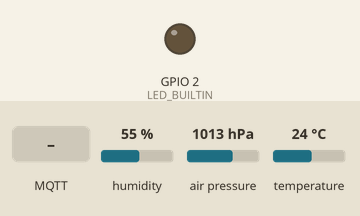
Bench run of a program on a simulated ESP32. On the bench: output pins drawn as LEDs (lit = HIGH). The test bench sets the inputs (shaded band); at power-on: humidity 55 %, air pressure 1013 hPa, temperature 24 °C. WiFi joins after 1.5 s; servers stay silent unless stated; no MQTT or app messages arrive unless stated; what the program prints to the serial monitor is not drawn.

Above: at 2.7 s.
2.8 s: MQTT message "on" arrives on the first subscribed topic
At 4.0 s:
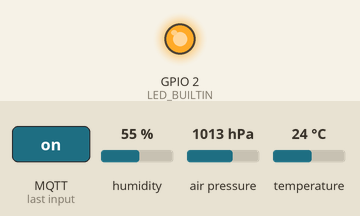
5.8 s: MQTT message "off" arrives on the first subscribed topic
At 6.3 s:
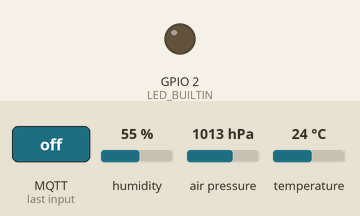
Timing chart, 0 to 8.8 s (numbered marks = the images above; inputs shaded):
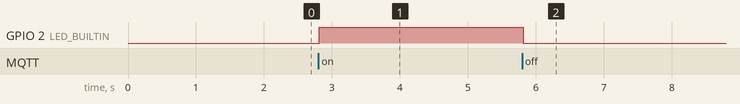

Measured:
- after the input at 2.8 s, GPIO 2 (LED_BUILTIN): LOW → HIGH at once
- after the input at 5.8 s, GPIO 2 (LED_BUILTIN): HIGH → LOW at once

The program:

main.cpp
```cpp
#include <Arduino.h>
#include <WiFi.h>
#include <Wire.h>
#include <PubSubClient.h>
#include <Adafruit_BME280.h>
#include <Adafruit_Sensor.h>

#include "mqtt.h"

const char* ssid = "UPC0720490";
const char* password = "x74dbsjnrtnT";
const char* mqtt_server = "192.168.0.221";
//IPAddress mqttServer(192,168,0,221);

int LED_BUILTIN = 2;

//WiFiClient espClient;
//PubSubClient client(espClient);

Adafruit_BME280 bme;
#define SEALEVELPRESSURE_HPA (1013.25)

hw_timer_t *timer = NULL;
portMUX_TYPE timerMux = portMUX_INITIALIZER_UNLOCKED;

mqtt mqqtConn;

volatile uint8_t newMesaureTrigger;

void IRAM_ATTR onTimer() {
  newMesaureTrigger = 1;
  Serial.print("hi \n");
}
/*
void callback(char* topic, byte* message, unsigned int length) {
  Serial.print("Message arrived on topic: ");
  Serial.print(topic);
  Serial.print(". Message: ");
  String messageTemp;

  for (int i = 0; i < length; i++) {
    Serial.print((char)message[i]);
    messageTemp += (char)message[i];
  }
  Serial.println();

  if (String(topic) == "esp32/output") {
    Serial.print("Changing output to ");
    if(messageTemp == "on"){
      Serial.println("on");
      digitalWrite(LED_BUILTIN, HIGH);
    }
    else if(messageTemp == "off"){
      Serial.println("off");
      digitalWrite(LED_BUILTIN, LOW);
    }
  }

}

void reconnect() {
  // Loop until we're reconnected
  while (!client.connected()) {
    Serial.print("Attempting MQTT connection...");
    // Attempt to connect
    if (client.connect("ESP8266Client")) {
      Serial.println("connected");
      // Subscribe
      client.subscribe("esp32/output");
    } else {
      Serial.print("failed, rc=");
      Serial.print(client.state());
      Serial.println(" try again in 5 seconds");
      // Wait 5 seconds before retrying
      delay(5000);
    }
  }
}

void printValues() {
  Serial.print("Temperature = ");
  float readTemp = bme.readTemperature();
  Serial.print(readTemp);
  Serial.println(" *C");

  char sendMsg[10] = {0};
  snprintf(sendMsg, sizeof(sendMsg), "%f", readTemp);
  client.publish("esp32/temperature", sendMsg);

  Serial.print("Pressure = ");
  float readPressure = bme.readPressure() / 100.0F;
  Serial.print(readPressure);
  Serial.println(" hPa");

  memset(sendMsg, 0, sizeof(sendMsg));
  snprintf(sendMsg, sizeof(sendMsg), "%f", readPressure);
  client.publish("esp32/pressure", sendMsg);

  Serial.print("Approx. Altitude = ");
  Serial.print(bme.readAltitude(SEALEVELPRESSURE_HPA));
  Serial.println(" m");

  Serial.print("Humidity = ");
  float readHumidity = bme.readHumidity();
  Serial.print(readHumidity);
  Serial.println(" %");


  memset(sendMsg, 0, sizeof(sendMsg));
  snprintf(sendMsg, sizeof(sendMsg), "%f", readHumidity);
  client.publish("esp32/humidity", sendMsg);

  Serial.println();
}
*/
void setup() {
  pinMode (LED_BUILTIN, OUTPUT);
  Serial.begin(9600);
  Serial.println();

  WiFi.mode(WIFI_STA);
  WiFi.begin(ssid, password);
  Serial.print("Connecting");
  while(WiFi.status() != WL_CONNECTED){
    delay(500);
    Serial.print(".");
  }

  Serial.println();
  Serial.print("Connected ");
  Serial.println(WiFi.localIP());

  //client.setServer(mqttServer, 1884);
  //client.setCallback(callback);

  if(!bme.begin(0x76)){
    Serial.print("couldn't connect with bme sensor");
    while (1);
  }else
    Serial.print("Connected with BME 280 ");

  timer = timerBegin(0, 80, true);
  timerAttachInterrupt(timer, &onTimer, true);
  timerAlarmWrite(timer, 5000000, true);
  timerAlarmEnable(timer);
  newMesaureTrigger = 0;
}

void loop() {
    if (!mqqtConn.isConnected()) {
      mqqtConn.reconnect();
    //reconnect();
  }
  //client.loop();
  mqqtConn.loop();

  if(newMesaureTrigger){
    newMesaureTrigger = 0;
    float readTemp = bme.readTemperature();
    float readPressure = bme.readPressure() / 100.0F;
    float readHumidity = bme.readHumidity();
    mqqtConn.publishBME280stat(readTemp, readPressure, readHumidity);
    //printValues();
  }
}
```
